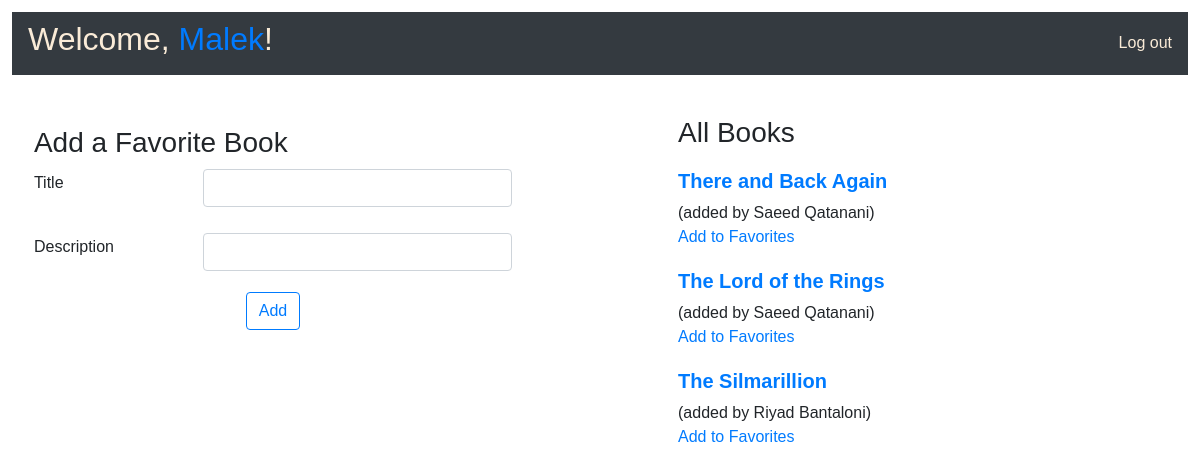
Page /books/ (signed in) on the earlier database version.
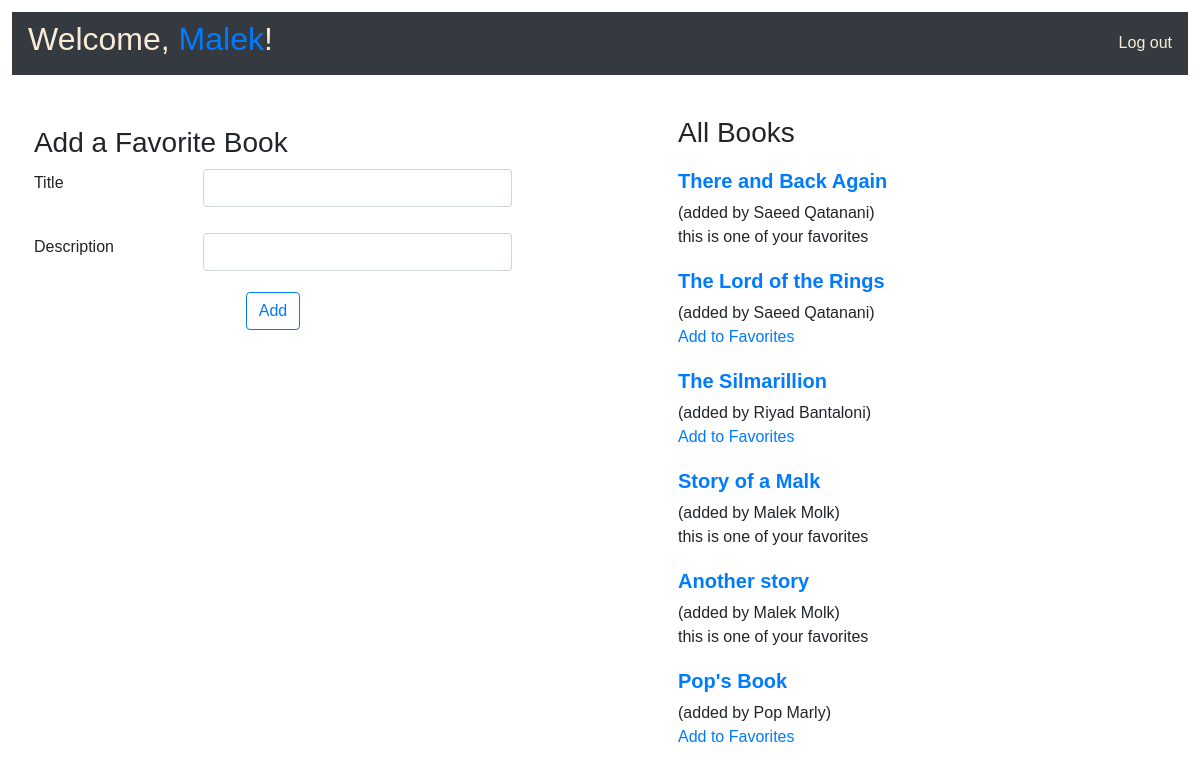
Same page on the later database version.
### login_app/models.py (models this page shows)
class User(models.Model):
    first_name = models.CharField(max_length = 255)
    last_name = models.CharField(max_length = 255)
    birthday = models.DateField()
    email = models.EmailField(max_length = 255)
    password = models.CharField(max_length = 255)
    created_at = models.DateTimeField(auto_now_add=True)
    updated_at = models.DateTimeField(auto_now=True)
    objects = UserManager()

### favorite_books_app/models.py (models this page shows)
class Book(models.Model):
    title = models.CharField(max_length = 255)
    desc = models.TextField()
    uploaded_by = models.ForeignKey(User, related_name='books_uploaded', on_delete = models.CASCADE)
    users_who_like = models.ManyToManyField(User, related_name='liked_books')
    created_at = models.DateTimeField(auto_now_add = True)
    updated_at = models.DateTimeField(auto_now = True)
    objects = BookManager()

### favorite_books_app/views.py (the view)
# urls.py: path('', views.show_profile),
def show_profile(request):
    try:
        request.session['first_name']
        context = {
            'all_books' : Book.objects.all(),
            'liked_books' : User.objects.get(id = request.session['id']).liked_books.all(),
        }
        return render(request, 'show_profile.html', context)
    except:
        return redirect('/')

### favorite_books_app/templates/show_profile.html (shortened to what this page needs)
<!DOCTYPE html>
<html lang="en">
<head>
    {% load static %}
    <link rel="stylesheet" href="https://cdn.jsdelivr.net/npm/bootstrap@4.6.2/dist/css/bootstrap.min.css">
    <link rel="stylesheet" href="{% static 'css/styling.css' %}">
</head>
<body>
    <header class="navbar navbar-primary bg-dark">
        <h2>Welcome, <a href="/books/show_user_profile/">{{ request.session.first_name }}</a>!</h2>
        <p class="link_container"><a href="/logout/" class="navbar_link">Log out</a></p>
    </header>
    <main>
        <section>
            <form action="/books/upload_book/" method="post">
                <h3>Add a Favorite Book</h3>
                <div class="form-group row">
                    <label for="title" class="col-sm-4 col-form-label">Title</label>
                    <div class="col-sm-8">
                        <input type="text" name="title" id="title"  class="form-control">
                    </div>
                </div>
                <div class="form-group row">
                    <label for="desc" class="col-sm-4 col-form-label">Description</label>
                    <div class="col-sm-8">
                        <input type="text" name="desc" id="desc"  class="form-control">
                    </div>
                </div>
                <button id="button" type="submit" class="btn btn-outline-primary">Add</button>
            </form>
        </section>
        <section class="books_section">
            <h3>All Books</h3>
            {% for book in all_books %}
            <div class="book">
                <h5><strong><a href="/books/{{book.id}}/">{{ book.title }}</a></strong></h5>
                <p>(added by {{ book.uploaded_by.first_name }} {{ book.uploaded_by.last_name }})</p>
                {% if book in liked_books %}
                <p>this is one of your favorites</p>
                {% else %}
                <p><a href="/books/add_to_favorites/{{book.id}}/">Add to Favorites</a></p>
                {% endif %}
            </div>
            {% endfor %}
        </section>
    </main>
</body>
</html>

### favorite_books_app/static/css/styling.css (style rules this page uses)
* { margin: 0; padding: 0; border: 0; outline: 0; font-family: sans-serif; }
header { margin: 1%; padding: 1%; color: antiquewhite; }
.link_container { margin: 1% 0; }
.navbar_link { color: antiquewhite; }
main { display: flex; }
section { margin: 1%; padding: 1%; flex: 1; text-align: center; }
.books_section { margin-left: 10%; }
div,h3 { text-align: left; margin: 1% 0; }
.book { margin: 4% 0; }
p { margin: 0; }
form { margin: 1%; padding: 1%; }

Differences in the rows shown:
computed for Book "There and Back Again": text "Add to Favorites" → "this is one of your favorites"
added Book: title "Story of a Malk", uploaded_by.first_name "Malek", uploaded_by.last_name "Molk", shows "this is one of your favorites"
added Book: title "Another story", uploaded_by.first_name "Malek", uploaded_by.last_name "Molk", shows "this is one of your favorites"
added Book: title "Pop's Book", uploaded_by.first_name "Pop", uploaded_by.last_name "Marly"
